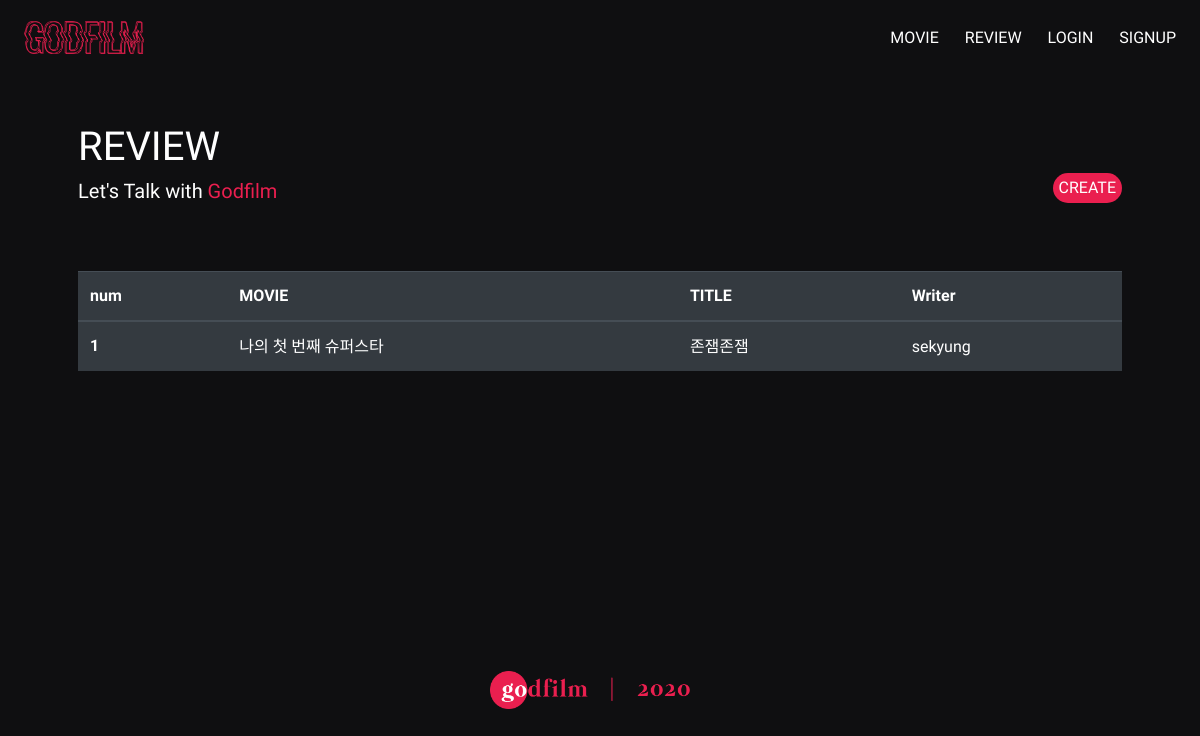
/movies/review_list/, run on an earlier commit of the app's database.
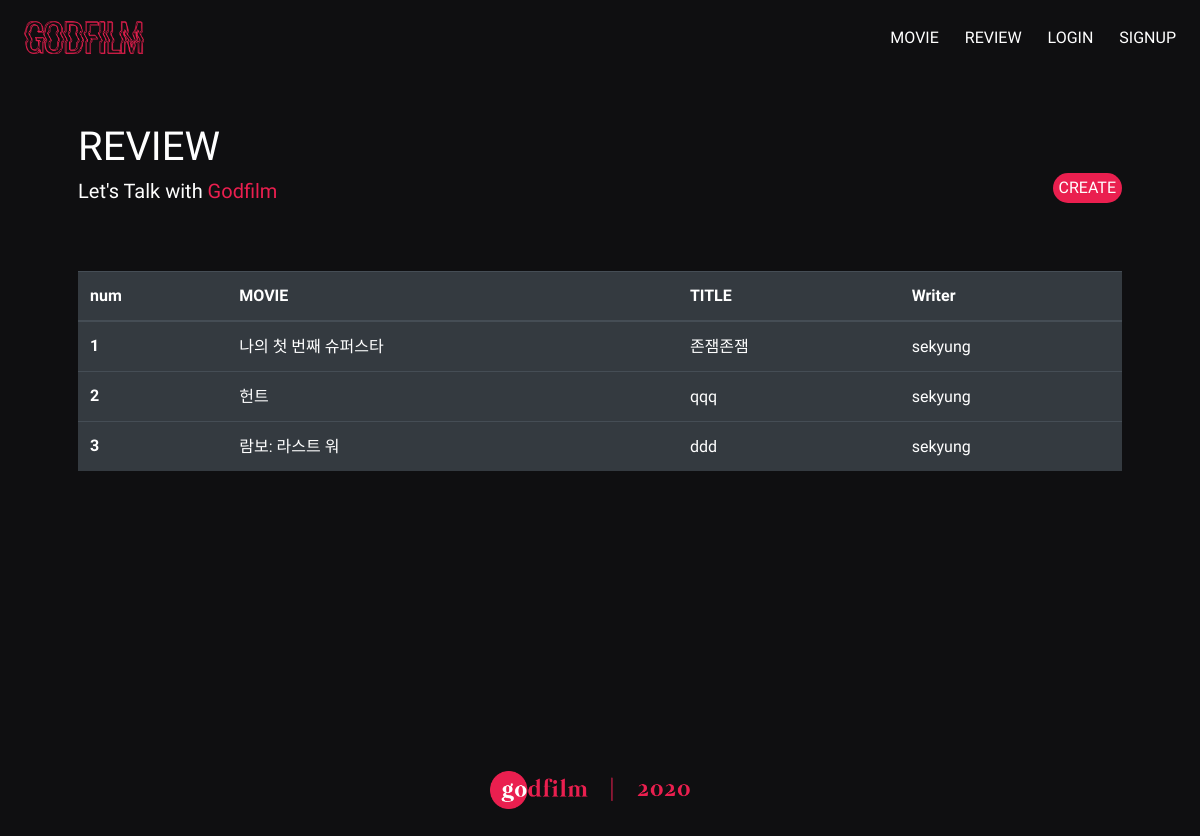
And on a later commit of the database.
### movies/models.py (models this page shows, shortened)
class Review(models.Model):
    title = models.CharField(max_length=100)
    content = models.TextField()
    user = models.ForeignKey(settings.AUTH_USER_MODEL, on_delete=models.CASCADE)
    movie = models.ForeignKey(Movie, on_delete=models.CASCADE)
    created_at = models.DateTimeField(auto_now_add=True)
    updated_at = models.DateTimeField(auto_now=True)
    like_users = models.ManyToManyField(settings.AUTH_USER_MODEL, related_name='like_reviews', blank=True)

class Movie(models.Model):
    title = models.CharField(max_length=100)
    overview = models.TextField(blank=True)
    poster_path = models.CharField(max_length=200, null=True)
    cast = models.ManyToManyField(Cast, related_name='cast_movie', blank=True)

### accounts/models.py (models this page shows)
class User(AbstractUser):
    followers = models.ManyToManyField(
            settings.AUTH_USER_MODEL,
            related_name='followings'
        )

### movies/views.py (the view)
# urls.py: path('review_list/', views.review_list, name='review_list'),
def review_list(request):
    reviews = Review.objects.all()
    context =  {
        'reviews': reviews
    }
    return render(request, 'movies/review_list.html', context)

### movies/templates/movies/review_list.html
{% extends 'base.html' %}
{% block content %}
<div class="d-flex justify-content-between">
    <div>
        <h1 style="color: white;">REVIEW</h1>
        <h5 style="color: white;">Let's Talk with <span style="color: #ea1f4f;">Godfilm</span></h5>
    </div>
    <div>
        <a href="{% url 'movies:review_create' %}" class="btn review-create">CREATE</a>
    </div>
</div>
<table class="table table-dark" style="margin-top: 60px;">
    <thead>
      <tr class="review-th">
        <th scope="col">num</th>
        <th scope="col">MOVIE</th>
        <th scope="col">TITLE</th>
        <th scope="col">Writer</th>
      </tr>
    </thead>
    <tbody>
    {% for review in reviews %}
      <tr class="review-td">
        <th scope="row">{{ forloop.counter }}</th>
        <td><a href="{% url 'movies:movie_detail' review.movie.id %}">{{ review.movie.title }}</a></td>
        <td><a href="{% url 'movies:review_detail' review.movie.id review.id %}">{{ review.title }}</a></td>
        <td><a href="{% url 'accounts:profile' review.user.username %}">{{ review.user.username }}</a></td>
      </tr>
    {% endfor %}
    </tbody>
  </table>
{% endblock %}

### templates/base.html (shortened to what this page needs)
{% load static %}
<!DOCTYPE html>
<html lang="en">
<head>
    <link rel="stylesheet" href="https://stackpath.bootstrapcdn.com/bootstrap/4.4.1/css/bootstrap.min.css">
</head>
<body id="back">
    <nav class="navbar navbar-expand-lg">
      <a class="navbar-brand m-2" href="{% url 'movies:start'%}">
        <img src="{% static 'image/logo.png' %}" alt="" style="width: 120px;">
      </a>
      <div class="collapse navbar-collapse  d-flex justify-content-end" id="navbarNav">
        <ul class="navbar-nav">
          <li class="nav-item">
            <a class="nav-link" href="{% url 'movies:movie_list' %}">MOVIE</a>
          </li>
          <li class="nav-item">
            <a class="nav-link" href="{% url 'movies:review_list' %}">REVIEW</a>
          </li>
          {% if user.is_authenticated %}
          <li class="nav-item">
            <a class="nav-link" href="{% url 'accounts:profile' user.username %}">MY PAGE</a>
          </li>
          <li class="nav-item">
            <a class="nav-link" href="{% url 'accounts:logout' %}">LOGOUT</a>
          </li>
          {% else %}
          <li class="nav-item">
            <a class="nav-link" href="{% url 'accounts:login' %}">LOGIN</a>
          </li>
          <li class="nav-item">
            <a class="nav-link" href="{% url 'accounts:signup' %}">SIGNUP</a>
          </li>
          {% endif %}
        </ul>
      </div>
    </nav>
    <div class="container p-5">
      {% block content %}
      {% endblock %}
      <div class="footer">
        <img src="{% static 'image/bottom.png' %}" alt="">
    </div>
    </div>
</body>
</html>

### templates/base.html (style rules this page uses)
.footer { text-align: center; width: 100%; margin-top: 300px; }
.footer > img { width: 200px; margin-left: -20px; }
#back { width: 100%; background-color: #0f0f11; }
.nav-item { margin-left: 10px; }
.nav-item > a { font-family: 'Suez One', serif; color: white; }
h1, h5 { font-family: 'Suez One', serif; }
.review-create { font-family: 'Suez One', serif; border-radius: 50px; padding:2px 5px; background-color: #ea1f4f; color: white; margin-top:50px }
.review-th > th { font-family: 'Suez One', serif; }
.review-td > th { font-family: 'Suez One', serif; }
.review-td > td > a { text-decoration: none; font-family: 'Nanum Gothic', sans-serif; color:white; }

What changed in the data, as far as the page shows it:
added Review: movie "헌트", title "qqq", user.username "sekyung"
added Review: movie "람보: 라스트 워", title "ddd", user.username "sekyung"
